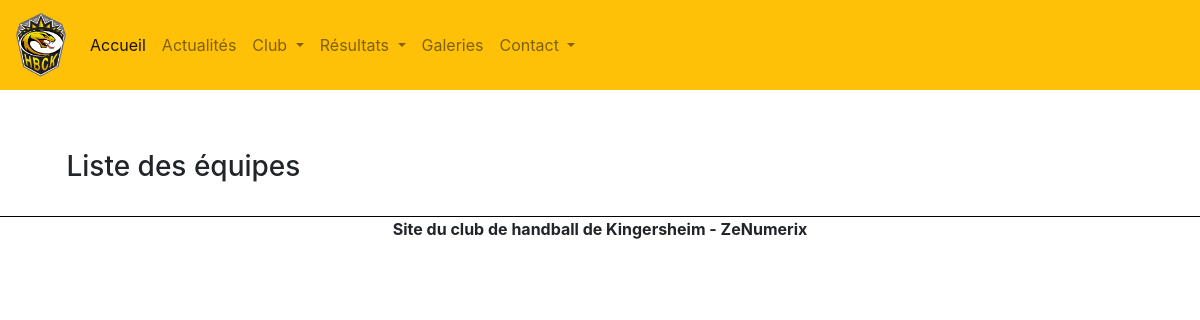
The app's page /src/body/equipe_liste.php, older data.
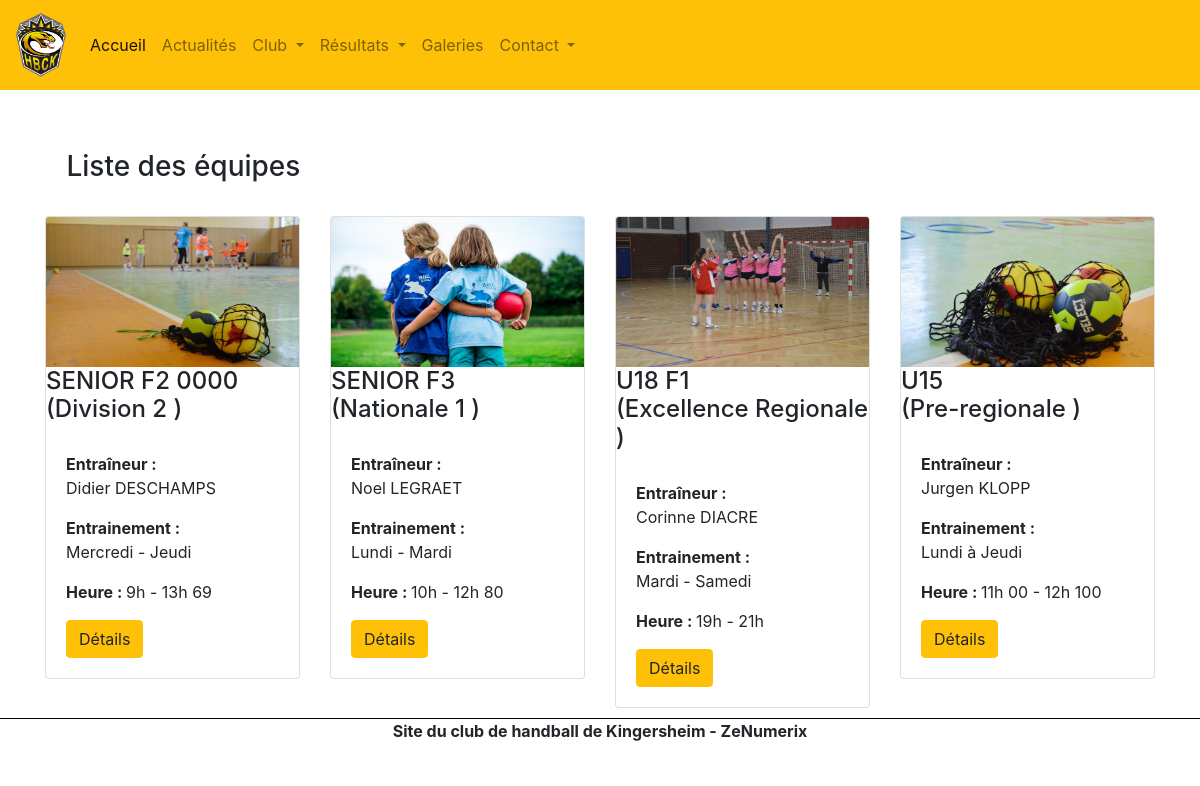
The same page, newer data.
### tables this page shows
CREATE TABLE IF NOT EXISTS `equipe` (
  `equ_id` int(11) NOT NULL AUTO_INCREMENT,
  `equ_libelle` varchar(255) NOT NULL,
  `equ_widget_id` varchar(255) DEFAULT NULL,
  `equ_categorie` varchar(255) NOT NULL,
  `equ_division` varchar(255) NOT NULL,
  `equ_jour_entrain` varchar(100) DEFAULT NULL,
  `equ_heure_entrain` varchar(100) DEFAULT NULL,
  `equ_created_at` datetime NOT NULL,
  `equ_updated_at` datetime DEFAULT NULL,
  `equ_deleted_at` datetime DEFAULT NULL,
  PRIMARY KEY (`equ_id`)
);

CREATE TABLE IF NOT EXISTS `personne` (
  `per_id` int(11) NOT NULL AUTO_INCREMENT,
  `per_nom` varchar(255) NOT NULL,
  `per_prenom` varchar(255) DEFAULT NULL,
  `per_date_nais` date DEFAULT NULL,
  `per_lieu_nais` varchar(255) DEFAULT NULL,
  `per_sexe` varchar(50) NOT NULL,
  `per_mail` varchar(255) NOT NULL,
  `per_mdp` varchar(50) NOT NULL,
  `per_admin` int(1) NOT NULL DEFAULT '0',
  `per_redac` int(1) NOT NULL DEFAULT '0',
  `per_contact_ext` int(1) NOT NULL DEFAULT '0',
  `per_created_at` datetime NOT NULL,
  `per_updated_at` datetime DEFAULT NULL,
  `per_deleted_at` datetime DEFAULT NULL,
  PRIMARY KEY (`per_id`)
);

### src/class/EquipeBase.php (called while the page is built, shortened)
<?php
class EquipeBase
{
    public function getEquipeActivesAndEntraineur($db)
    {
        $sql_equAndEntrain = "SELECT equipe.equ_id,equipe.equ_libelle,equipe.equ_widget_id,equipe.equ_categorie,equipe.equ_division,equipe.equ_jour_entrain,equipe.equ_heure_entrain,
        personne.per_id, personne.per_nom, personne.per_prenom FROM equipe
                INNER JOIN lien_per_fon_equ ON equipe.equ_id=lien_per_fon_equ.lpfe_equ_id
                INNER JOIN fonction ON fonction.fon_id=lien_per_fon_equ.lpfe_fon_id
                INNER JOIN personne on personne.per_id=lien_per_fon_equ.lpfe_per_id";
        $rs_equAndEntrain = $db->query($sql_equAndEntrain);
        $tbEquAndEntrain = $rs_equAndEntrain->fetchAll(PDO::FETCH_ASSOC);
        return $tbEquAndEntrain;
    }
}

### src/body/one_equipe.php (the view, shortened to what this page needs)
<div class="col-sm-12 col-md-4 col-lg-3">
    <div class="card" style="margin-bottom: 10px">
        <img class="card-img-top" style="height: 150px" src="../../resources/galerie/<?php echo $incrCard ?>.jpg"
            alt="">
        <h4 class="car-title">
            <?php echo $tbListEquActAndEntrain[$incrCard]['equ_libelle'] . "<br>" . " (" . $tbListEquActAndEntrain[$incrCard]['equ_division'] . " )" ?>
        </h4>
        <div class="card-body">
            <p class="car-text"><strong>Entraîneur :</strong><br>
                <?php echo $tbListEquActAndEntrain[$incrCard]['per_prenom'] . " " . $tbListEquActAndEntrain[$incrCard]['per_nom']; ?>
            </p>
            <p class="car-text"><strong>Entrainement :</strong><br>
                <?php echo $tbListEquActAndEntrain[$incrCard]['equ_jour_entrain']; ?></p>
            <p class="car-text"><strong>Heure :
                </strong><?php echo $tbListEquActAndEntrain[$incrCard]['equ_heure_entrain']; ?>
            </p>
            <a class="btn btn-warning"
                href="equipe_details.php?action=show&idequ=<?php echo $tbListEquActAndEntrain[$incrCard]['equ_id']; ?>">Détails</a>
        </div>
    </div>
</div>

### src/includes/head.php (shortened to what this page needs)
<!DOCTYPE html>
<html lang="fr">
<head>
    <link rel="stylesheet" href="../css/style.css">
    <link rel="stylesheet" href="https://stackpath.bootstrapcdn.com/bootstrap/4.4.1/css/bootstrap.min.css"
>
    <link rel="stylesheet"
        href="https://cdn.jsdelivr.net/npm/bootstrap-select@1.13.9/dist/css/bootstrap-select.min.css">
</head>
<body>

### src/includes/header.php (shortened to what this page needs)
<header>
        <nav id="navbarVisiteur" class="navbar navbar-expand-lg navbar-light bg-warning fixed-top">
            <a class="navbar-brand" href="../body/home.php">
                <img class="img img-fluid logo-navbar" src="../../resources/img/logo.png" alt="logo du club">
            </a>
            <div class="collapse navbar-collapse" id="navbarNav2">
                <ul class="navbar-nav mr-auto">
                    <li class="nav-item active">
                        <a class="nav-link" href="../body/home.php">Accueil <span class="sr-only">(current)</span></a>
                    </li>
                    <li class="nav-item">
                        <a class="nav-link" href="../body/article.php">Actualités</a>
                    </li>
                    <li class="nav-item dropdown">
                        <a class="nav-link dropdown-toggle" href="#" id="navbarDropdown" role="button"
                            data-toggle="dropdown" aria-haspopup="true" aria-expanded="false">
                            Club
                        </a>
                    </li>
                    <li class="nav-item dropdown">
                        <a class="nav-link dropdown-toggle" href="#" id="navbarDropdown" role="button"
                            data-toggle="dropdown" aria-haspopup="true" aria-expanded="false">
                            Résultats
                        </a>
                    </li>
                    <li class="nav-item">
                        <a class="nav-link" href="../body/galerie.php">Galeries</a>
                    </li>
                    <li class="nav-item dropdown">
                        <a class="nav-link dropdown-toggle" href="#" id="navbarDropdown" role="button"
                            data-toggle="dropdown" aria-haspopup="true" aria-expanded="false">
                            Contact
                        </a>
                    </li>
                </ul>
            </div>
        </nav>
</header>

### src/body/equipe_liste.php (shortened to what this page needs)
<?php
require_once '../class/EquipeBase.php';
$o_pdo = new Database();
$o_conn = $o_pdo->makeConnect();
$equipes = new EquipeBase();
$tbListEquActAndEntrain = $equipes->getEquipeActivesAndEntraineur($o_conn);
include('../includes/head.php');
include('../includes/header.php');
?>
<div class="container">
    <h3> <?php
        ?> &ensp; Liste des équipes</h3>
    <br>
    <div class="row">
        <?php for ($incrCard = 1; $incrCard < count($tbListEquActAndEntrain); $incrCard++) {
            include("./one_equipe.php");
        } ?>
    </div>
</div>
<?php
include('../includes/footer.php');
?>

### src/includes/footer.php
<footer>
    <div class="row justify-content-center">
        <p>
            <b>Site du club de handball de Kingersheim - ZeNumerix</b>
        </p>
    </div>
</footer>
</body>
</html>

### src/css/style.css (style rules this page uses)
.logo-navbar { width: 50px; height: 50px; }
footer { border-top: 1px solid black; }

Row changes from the older to the newer data that the page shows:
now on this page (row edited): equipe: shows a picture, equ_libelle "SENIOR F2 0000", equ_division "Division 2", personne.per_prenom "Didier", personne.per_nom "DESCHAMPS", equ_jour_entrain "Mercredi - Jeudi", equ_heure_entrain "9h - 13h 69"
added equipe: shows a picture, equ_libelle "SENIOR F3", equ_division "Nationale 1", personne.per_prenom "Noel", personne.per_nom "LEGRAET", equ_jour_entrain "Lundi - Mardi", equ_heure_entrain "10h - 12h 80"
added equipe: shows a picture, equ_libelle "U18 F1", equ_division "Excellence Regionale", personne.per_prenom "Corinne", personne.per_nom "DIACRE", equ_jour_entrain "Mardi - Samedi", equ_heure_entrain "19h - 21h"
added equipe: shows a picture, equ_libelle "U15", equ_division "Pre-regionale", personne.per_prenom "Jurgen", personne.per_nom "KLOPP", equ_jour_entrain "Lundi à Jeudi", equ_heure_entrain "11h 00 - 12h 100"
